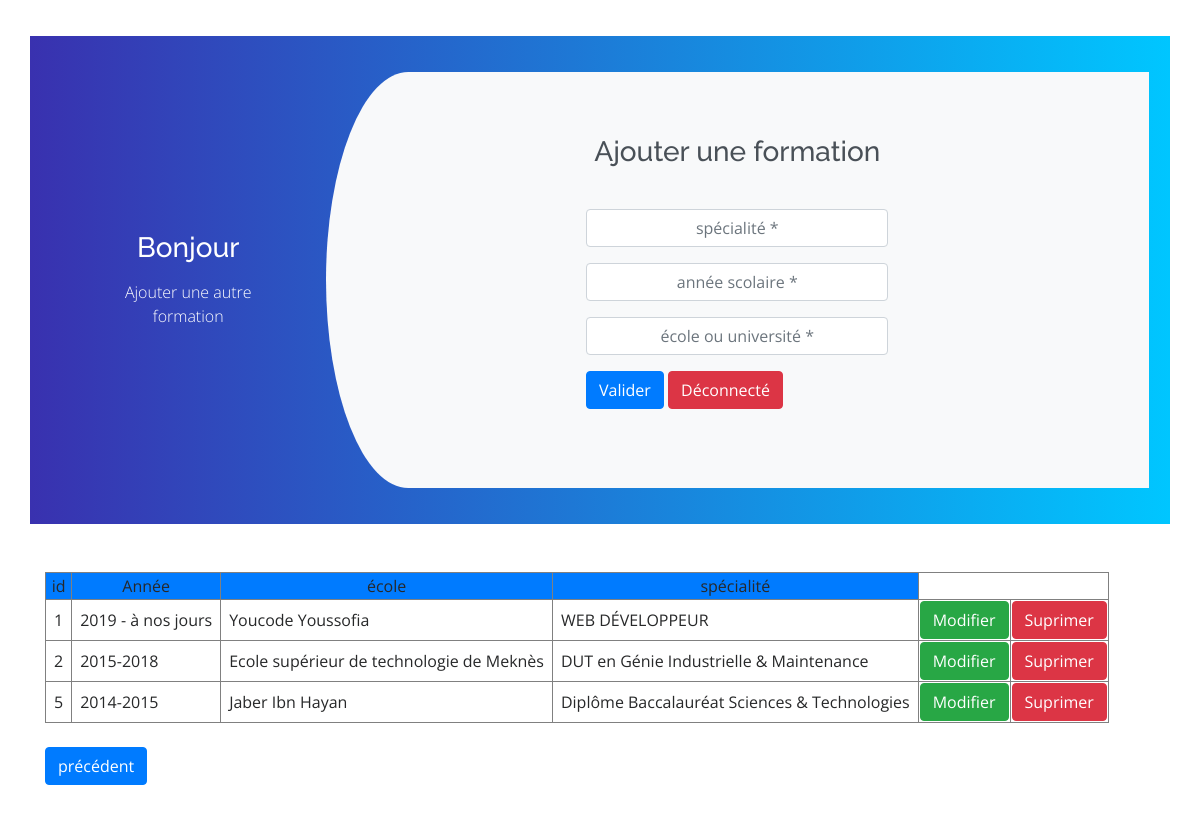
Page /modif/formation/ajout.php (signed in) on the committed database.
### tables this page shows
CREATE TABLE `form` (
  `id` int(20) NOT NULL,
  `specialiste` varchar(50) NOT NULL,
  `anne` varchar(50) NOT NULL,
  `ecole` varchar(50) NOT NULL
);

### modif/formation/ajout.php (the view, shortened to what this page needs)
<?php
include("../../interdit.php");
$query_type = "SELECT * FROM form";
$result = mysqli_query($con,$query_type);
?>
<!DOCTYPE html>
<html lang="en">
<head>
  <link href="../../assets/vendor/bootstrap/css/bootstrap.min.css" rel="stylesheet">
  <link href="../../assets/vendor/icofont/icofont.min.css" rel="stylesheet">
  <link href="../../assets/vendor/boxicons/css/boxicons.min.css" rel="stylesheet">
  <link href="../../assets/vendor/venobox/venobox.css" rel="stylesheet">
  <link href="../../assets/vendor/owl.carousel/assets/owl.carousel.min.css" rel="stylesheet">
  <link href="../../assets/vendor/aos/aos.css" rel="stylesheet">
  <link href="../../assets/css/style.css" rel="stylesheet">
  <link href="../../assets/css/style2.css" rel="stylesheet">
</head>
<body>
  <div class="container register">
    <div class="row d-flex align-items-center">
      <div class="col-md-3 register-left">
        <h3>Bonjour</h3>
        <p>Ajouter une autre formation</p>
      </div>
      <div class="col-md-9 register-right">
        <div class="tab-content" id="myTabContent">
          <div class="tab-pane fade show active" id="home" role="tabpanel" aria-labelledby="home-tab">
            <h3 class="register-heading">Ajouter une formation</h3>
            <div class="row register-form d-flex justify-content-center">
              <div class="col-md-6 ">
                <form action="" method="post">
                  <div class="form-group">
                    <input type="text" class="form-control text-center" name="specialite" placeholder="spécialité *" value="" />
                  </div>
                  <div class="form-group">
                    <input type="text" class="form-control text-center" name="annee" placeholder="année scolaire *" value="" />
                  </div>
                  <div class="form-group">
                    <input type="text" class="form-control text-center" name="ecole" placeholder="école ou université *" value="" />
                  </div>
                  <div>
                    <button class="btn btn-primary" type="submit" name="Valider">Valider</button>
                    <button class="btn btn-danger" type="submit" name="Déconnecté">Déconnecté</button>
                  </div>
                </form>
              </div>
            </div>
          </div>
        </div>
      </div>
    </div>
  </div>
  <div class="container my-5">
    <table class="table1" border=1>
    <tr>
                <td class="td1 text-center bg-primary" >id </td>
                <td class="td1 text-center bg-primary">Année</td>
                <td class="td1 text-center bg-primary">école</td>
                <td class="td1 text-center bg-primary">spécialité</td>
            </tr>
    <?php
    if(mysqli_num_rows($result)>0 ){
        while($row = mysqli_fetch_assoc($result) ) {
          ?>
          <tr>
            <td class="p-2"><?=$row['id'];?></td>
            <td class="p-2"><?=$row['anne'];?></td>
            <td class="p-2"><?=$row['ecole'];?></td>
            <td class="p-2"><?=$row['specialiste'];?></td>
            <td><a class="modif btn btn-success" href="modification.php?edit_dc=<?=$row['id'];?>">Modifier</a></td>
            <td><a class="supp btn btn-danger " href="ajout.php?delete_dc=<?=$row['id'];?>">Suprimer</a></td>
          </tr>
          <?php
        }
      }else{
        echo "0 result";
      }
    ?>
        </table>
      <div class="py-4">
        <form action="" method="POST">
            <button class="btn btn-primary" type=submit name="precedent">précédent</button>
        </form>
      </div>
  </div>
</body>
</html>

### assets/css/style.css (style rules this page uses)
body { font-family: "Open Sans", sans-serif; color: #272829; }
a { color: #1160c3; }
h1, h2, h3, h4, h5, h6 { font-family: "Raleway", sans-serif; }

### assets/css/style2.css (style rules this page uses)
.register { background: -webkit-linear-gradient(left, #3931af, #00c6ff); margin-top: 3%; padding: 3%; }
.register-left { text-align: center; color: #fff; margin-top: 4%; }
.register-right { background: #f8f9fa; border-top-left-radius: 10% 50%; border-bottom-left-radius: 10% 50%; }
.register-left p { font-weight: lighter; padding: 12%; margin-top: -9%; }
.register .register-form { padding: 10%; margin-top: 10%; }
.register-heading { text-align: center; margin-top: 8%; margin-bottom: -15%; color: #495057; }

### rows in the picture
form: id "1", anne "2019 - à nos jours", ecole "Youcode Youssofia", specialiste "WEB DÉVELOPPEUR"
form: id "2", anne "2015-2018", ecole "Ecole supérieur de technologie de Meknès", specialiste "DUT en Génie Industrielle & Maintenance"
form: id "5", anne "2014-2015", ecole "Jaber Ibn Hayan", specialiste "Diplôme Baccalauréat Sciences & Technologies"
